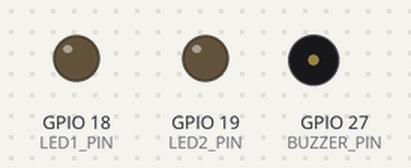
A program run on a simulated ESP32. Parts: output pins drawn as LEDs (lit = HIGH), buzzer (waves = sounding).

Above: at 1.5 s.
At 2.0 s:
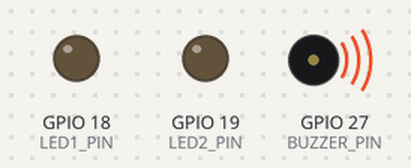
At 4.09 s:
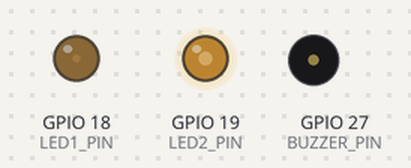
At 12.8 s:
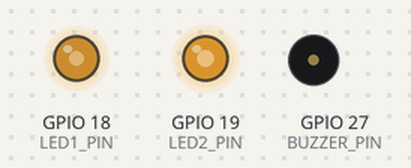
At 21.51 s:
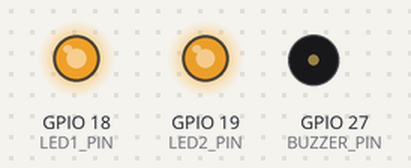
At 38.94 s:
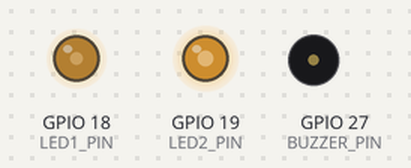
Timing chart, 0 to 40.0 s (numbered marks = the images above):
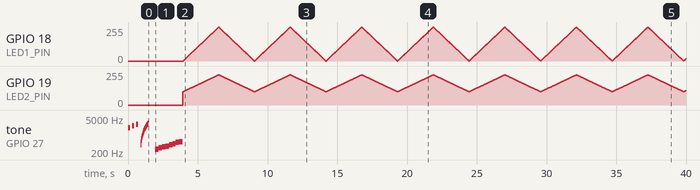

The program:

main.cpp
```cpp
#include <Arduino.h>

// --- Buzzer configuration ---
#define BUZZER_PIN 27
#define BUZZER_CH  0
#define BUZZER_FREQ 2000
#define BUZZER_RES 10

// --- LED configuration ---
#define LED1_PIN 18
#define LED1_CH  1
#define LED1_FREQ 5000   // LED1 = 5 kHz
#define LED1_RES 8

#define LED2_PIN 19
#define LED2_CH  2
#define LED2_FREQ 2000   // LED2 = 2 kHz
#define LED2_RES 8

void setup() {
  // --- Buzzer setup ---
  ledcSetup(BUZZER_CH, BUZZER_FREQ, BUZZER_RES);
  ledcAttachPin(BUZZER_PIN, BUZZER_CH);

  // --- LED setups with different frequencies ---
  ledcSetup(LED1_CH, LED1_FREQ, LED1_RES);
  ledcAttachPin(LED1_PIN, LED1_CH);

  ledcSetup(LED2_CH, LED2_FREQ, LED2_RES);
  ledcAttachPin(LED2_PIN, LED2_CH);

  // --- Buzzer melody ---
  for (int i = 0; i < 3; i++) {
    ledcWriteTone(BUZZER_CH, 2000 + i * 400);
    delay(150);
    ledcWrite(BUZZER_CH, 0);
    delay(150);
  }

  for (int f = 400; f <= 3000; f += 100) {
    ledcWriteTone(BUZZER_CH, f);
    delay(20);
  }
  ledcWrite(BUZZER_CH, 0);
  delay(500);

  int melody[] = {262, 294, 330, 349, 392, 440, 494, 523};
  for (int i = 0; i < 8; i++) {
    ledcWriteTone(BUZZER_CH, melody[i]);
    delay(250);
  }
  ledcWrite(BUZZER_CH, 0);
}

void loop() {
  // Different duty cycle behavior
  for (int i = 0; i <= 255; i++) {
    // LED1 fades slowly
    int duty1 = i;             // Full fade range (0–255)
    // LED2 fades faster and within a smaller range
    int duty2 = (i / 2) + 100; // Range (100–227)

    // Apply duty cycles
    ledcWrite(LED1_CH, duty1);
    ledcWrite(LED2_CH, duty2);

    delay(10);
  }

  // Reverse fading
  for (int i = 255; i >= 0; i--) {
    int duty1 = i;
    int duty2 = (i / 2) + 100;

    ledcWrite(LED1_CH, duty1);
    ledcWrite(LED2_CH, duty2);

    delay(10);
  }
}
```
